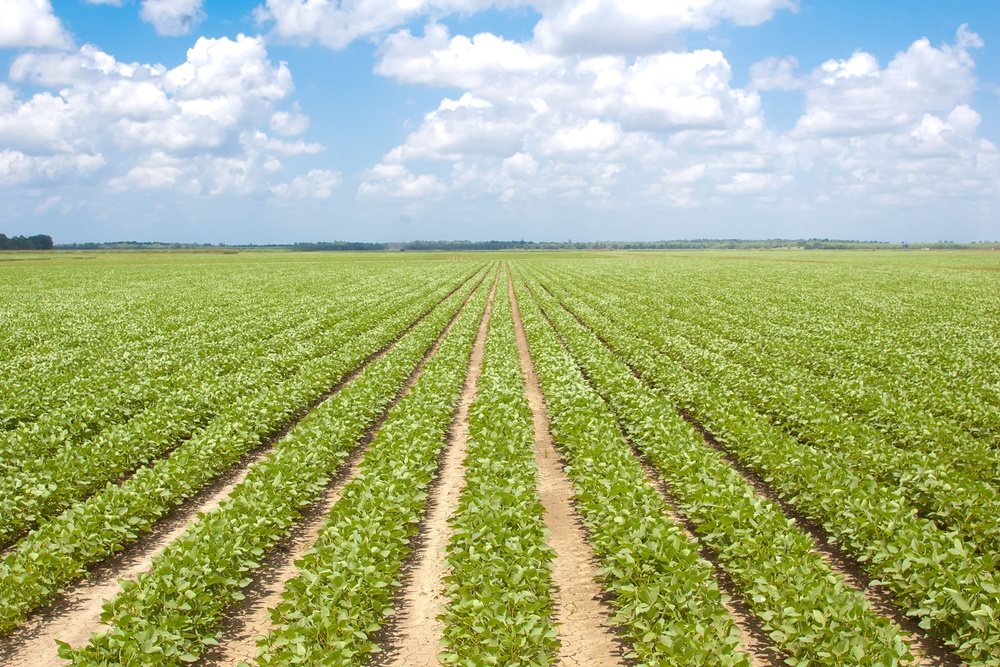
#> input picture 321540.jpg, 1000 x 667 px, shrunk from 2250 x 1500 before the run
$ python 4_image_operations.py
#> lines starting #> are read from the running program, lines starting #| are printed output that depends on the picture; after the words box and inside, x2 and y2 are one past the last pixel; in counts of white or black regions, pixels touching at a corner belong together
import numpy as np
import cv2

# img = cv2.imread('watch.jpg',cv2.IMREAD_COLOR)
img = cv2.imread('321540.jpg',cv2.IMREAD_COLOR)
#> img is the input picture: shape (667, 1000, 3); mean B, G, R 132.8, 179.5, 165.9
px = img[55,55]
#> px = [237, 211, 197]
img[55,55] = [255,255,255]
#> img: shape (667, 1000, 3); under 0.01% of pixels changed, all inside (x1, y1, x2, y2) = (55, 55, 56, 56)
px = img[55,55]
#> px = [255, 255, 255]
print('One pixel: \t', px)
#| One pixel: 	 [255 255 255]

#	we can reference an ROI, or Region of Image

px = img[100:150,100:150]
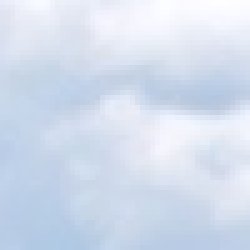
#> px: shape (50, 50, 3) (shown 5 times larger); mean B, G, R 237.7, 221.6, 211.2
img[100:150,100:150] = [255,255,255]
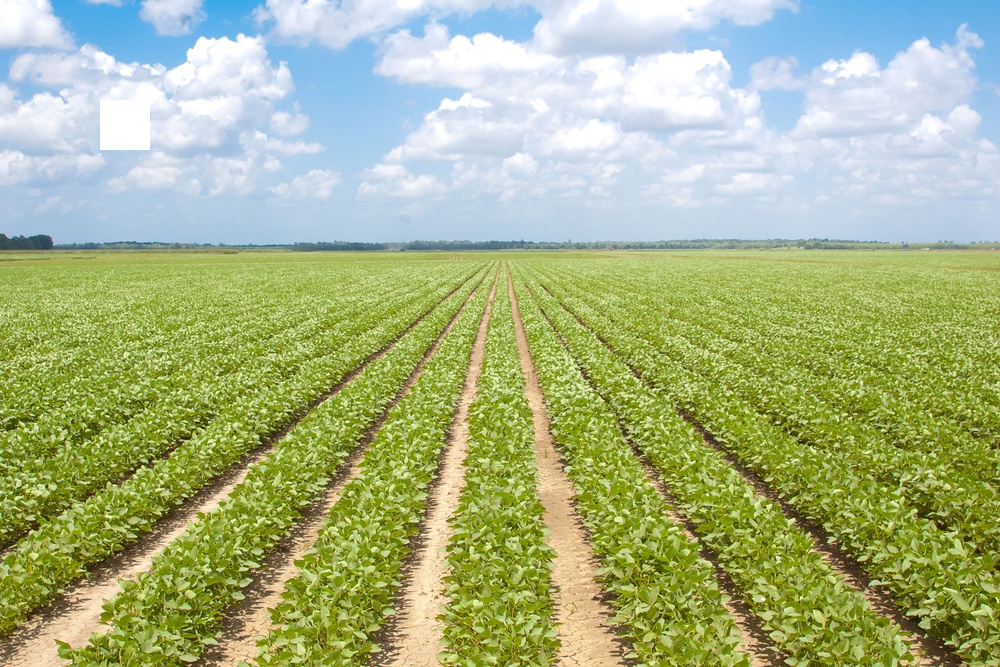
#> img: shape (667, 1000, 3); mean B, G, R 132.8, 179.6, 166.1
print('Pixel area: \t', px)
#> (printed output is left out)

print(img.shape)
#| (667, 1000, 3)
print(img.size)
#| 2001000
print(img.dtype)
#| uint8

# And we can perform operations, like:

watch_face = img[37:111,107:194]
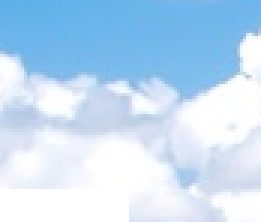
#> watch_face: shape (74, 87, 3) (shown 3 times larger); mean B, G, R 243.7, 219.9, 192.6
img[0:74,0:87] = watch_face
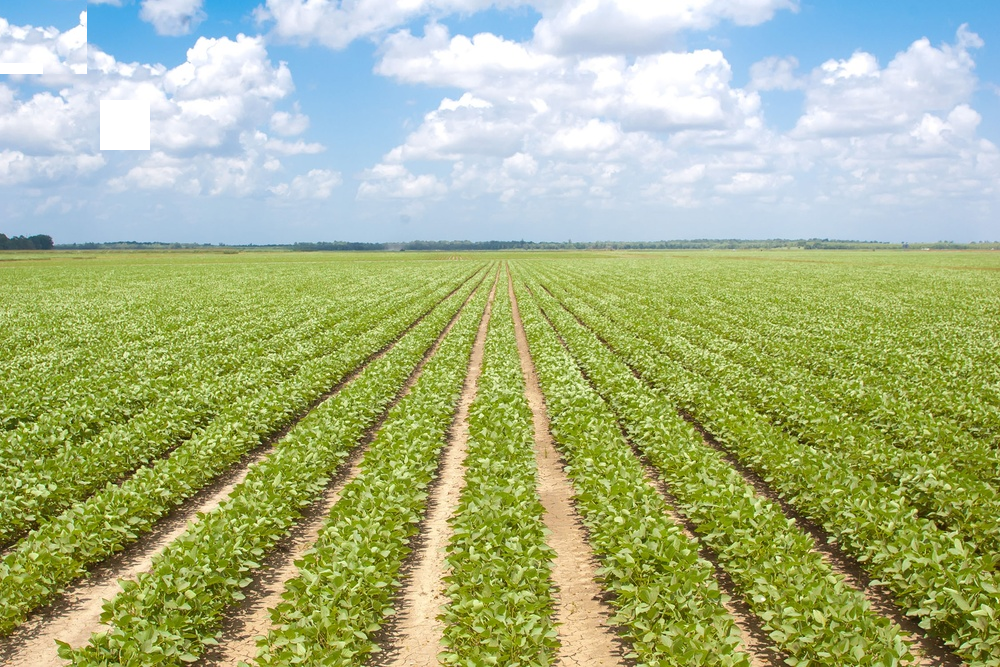
#> img: shape (667, 1000, 3); 0.96% of pixels changed, all inside (x1, y1, x2, y2) = (0, 0, 87, 74)


cv2.imshow('image',img)
cv2.waitKey(0)
cv2.destroyAllWindows()
